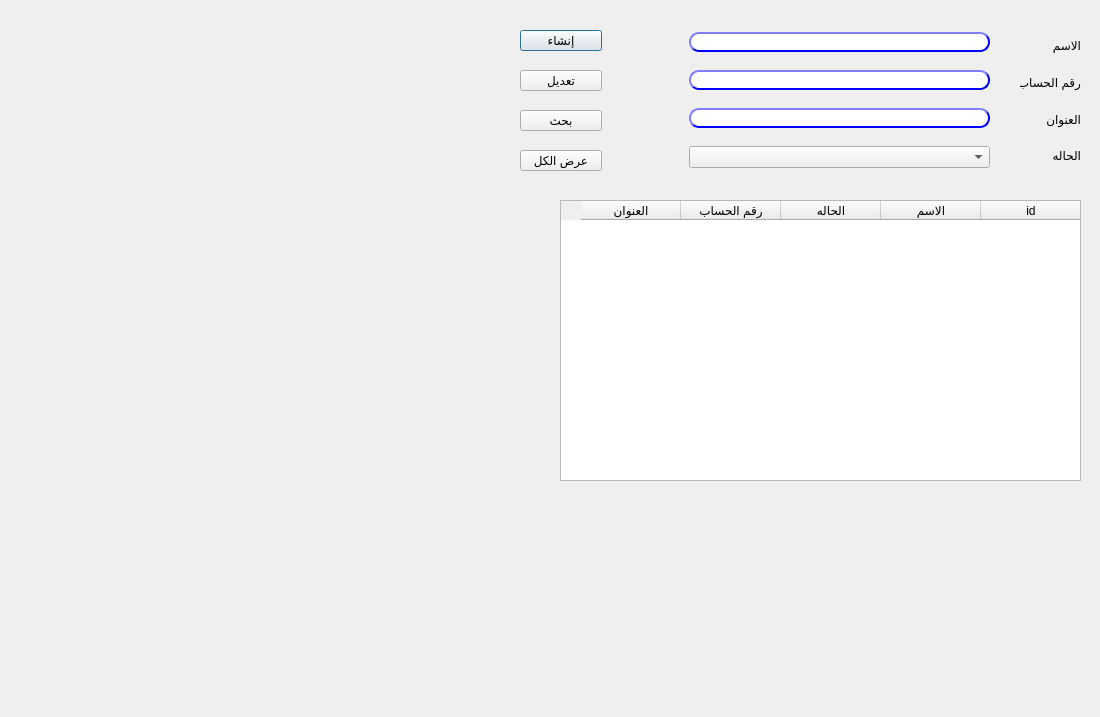
<?xml version="1.0" encoding="UTF-8"?>
<ui version="4.0">
 <class>CustomerGP</class>
 <widget class="QDialog" name="CustomerGP">
  <property name="geometry">
   <rect>
    <x>0</x>
    <y>0</y>
    <width>1100</width>
    <height>717</height>
   </rect>
  </property>
  <property name="minimumSize">
   <size>
    <width>1100</width>
    <height>717</height>
   </size>
  </property>
  <property name="maximumSize">
   <size>
    <width>1100</width>
    <height>717</height>
   </size>
  </property>
  <property name="windowTitle">
   <string>الشركات</string>
  </property>
  <widget class="QPushButton" name="BTN_create">
   <property name="geometry">
    <rect>
     <x>520</x>
     <y>30</y>
     <width>82</width>
     <height>21</height>
    </rect>
   </property>
   <property name="styleSheet">
    <string notr="true"/>
   </property>
   <property name="text">
    <string>إنشاء</string>
   </property>
  </widget>
  <widget class="QTableWidget" name="Qtable">
   <property name="geometry">
    <rect>
     <x>560</x>
     <y>200</y>
     <width>521</width>
     <height>281</height>
    </rect>
   </property>
   <property name="layoutDirection">
    <enum>Qt::RightToLeft</enum>
   </property>
   <column>
    <property name="text">
     <string>id</string>
    </property>
   </column>
   <column>
    <property name="text">
     <string>الاسم</string>
    </property>
   </column>
   <column>
    <property name="text">
     <string>الحاله</string>
    </property>
   </column>
   <column>
    <property name="text">
     <string>رقم الحساب</string>
    </property>
   </column>
   <column>
    <property name="text">
     <string>العنوان</string>
    </property>
   </column>
  </widget>
  <widget class="QPushButton" name="BTN_modify">
   <property name="geometry">
    <rect>
     <x>520</x>
     <y>70</y>
     <width>82</width>
     <height>21</height>
    </rect>
   </property>
   <property name="styleSheet">
    <string notr="true"/>
   </property>
   <property name="text">
    <string>تعديل</string>
   </property>
  </widget>
  <widget class="QPushButton" name="BTN_search">
   <property name="geometry">
    <rect>
     <x>520</x>
     <y>110</y>
     <width>82</width>
     <height>21</height>
    </rect>
   </property>
   <property name="styleSheet">
    <string notr="true"/>
   </property>
   <property name="text">
    <string>بحث</string>
   </property>
  </widget>
  <widget class="QLabel" name="LB_id">
   <property name="enabled">
    <bool>false</bool>
   </property>
   <property name="geometry">
    <rect>
     <x>610</x>
     <y>40</y>
     <width>31</width>
     <height>20</height>
    </rect>
   </property>
   <property name="text">
    <string/>
   </property>
  </widget>
  <widget class="QLabel" name="LB_status">
   <property name="enabled">
    <bool>false</bool>
   </property>
   <property name="geometry">
    <rect>
     <x>620</x>
     <y>130</y>
     <width>31</width>
     <height>21</height>
    </rect>
   </property>
   <property name="text">
    <string/>
   </property>
  </widget>
  <widget class="QPushButton" name="BTN_search_all">
   <property name="geometry">
    <rect>
     <x>520</x>
     <y>150</y>
     <width>82</width>
     <height>21</height>
    </rect>
   </property>
   <property name="styleSheet">
    <string notr="true"/>
   </property>
   <property name="text">
    <string>عرض الكل</string>
   </property>
  </widget>
  <widget class="QWidget" name="verticalLayoutWidget">
   <property name="geometry">
    <rect>
     <x>1020</x>
     <y>30</y>
     <width>61</width>
     <height>141</height>
    </rect>
   </property>
   <layout class="QVBoxLayout" name="verticalLayout">
    <item>
     <widget class="QLabel" name="desc">
      <property name="text">
       <string>الاسم</string>
      </property>
     </widget>
    </item>
    <item>
     <widget class="QLabel" name="desc_2">
      <property name="text">
       <string>رقم الحساب</string>
      </property>
     </widget>
    </item>
    <item>
     <widget class="QLabel" name="desc_3">
      <property name="text">
       <string>العنوان</string>
      </property>
     </widget>
    </item>
    <item>
     <widget class="QLabel" name="label_2">
      <property name="text">
       <string>الحاله</string>
      </property>
     </widget>
    </item>
   </layout>
  </widget>
  <widget class="QWidget" name="verticalLayoutWidget_2">
   <property name="geometry">
    <rect>
     <x>689</x>
     <y>20</y>
     <width>301</width>
     <height>161</height>
    </rect>
   </property>
   <layout class="QVBoxLayout" name="verticalLayout_2">
    <item>
     <widget class="QLineEdit" name="LE_desc">
      <property name="styleSheet">
       <string notr="true">QLineEdit{
                                        background-color: white;
                                        border-style: outset;
                                        border-width: 2px;
                                        border-radius: 10px;
                                        border-color: blue;
                                        min-width: 6em;
                                        }
                                        QLineEdit:hover {
                                        background: qradialgradient(
                                        cx: 0.3, cy: -0.4, fx: 0.3, fy: -0.4,
                                        radius: 1.35, stop: 0 #fff, stop: 1 #bbb
                                        );
                                        }
                                       QLineEdit:pressed {
                                        border-style: inset;
                                        background: qradialgradient(
                                        cx: 0.4, cy: -0.1, fx: 0.4, fy: -0.1,
                                        radius: 1.35, stop: 0 #fff, stop: 1 #ddd
                                        );
                                        }
                                    </string>
      </property>
      <property name="maxLength">
       <number>50</number>
      </property>
     </widget>
    </item>
    <item>
     <widget class="QLineEdit" name="LE_accountNo">
      <property name="styleSheet">
       <string notr="true">QLineEdit{
                                        background-color: white;
                                        border-style: outset;
                                        border-width: 2px;
                                        border-radius: 10px;
                                        border-color: blue;
                                        min-width: 6em;
                                        }
                                        QLineEdit:hover {
                                        background: qradialgradient(
                                        cx: 0.3, cy: -0.4, fx: 0.3, fy: -0.4,
                                        radius: 1.35, stop: 0 #fff, stop: 1 #bbb
                                        );
                                        }
                                       QLineEdit:pressed {
                                        border-style: inset;
                                        background: qradialgradient(
                                        cx: 0.4, cy: -0.1, fx: 0.4, fy: -0.1,
                                        radius: 1.35, stop: 0 #fff, stop: 1 #ddd
                                        );
                                        }
                                    </string>
      </property>
      <property name="maxLength">
       <number>50</number>
      </property>
     </widget>
    </item>
    <item>
     <widget class="QLineEdit" name="LE_address">
      <property name="styleSheet">
       <string notr="true">QLineEdit{
                                        background-color: white;
                                        border-style: outset;
                                        border-width: 2px;
                                        border-radius: 10px;
                                        border-color: blue;
                                        min-width: 6em;
                                        }
                                        QLineEdit:hover {
                                        background: qradialgradient(
                                        cx: 0.3, cy: -0.4, fx: 0.3, fy: -0.4,
                                        radius: 1.35, stop: 0 #fff, stop: 1 #bbb
                                        );
                                        }
                                       QLineEdit:pressed {
                                        border-style: inset;
                                        background: qradialgradient(
                                        cx: 0.4, cy: -0.1, fx: 0.4, fy: -0.1,
                                        radius: 1.35, stop: 0 #fff, stop: 1 #ddd
                                        );
                                        }
                                    </string>
      </property>
      <property name="maxLength">
       <number>50</number>
      </property>
     </widget>
    </item>
    <item>
     <widget class="QComboBox" name="CMB_status"/>
    </item>
   </layout>
  </widget>
 </widget>
 <resources/>
 <connections/>
</ui>
